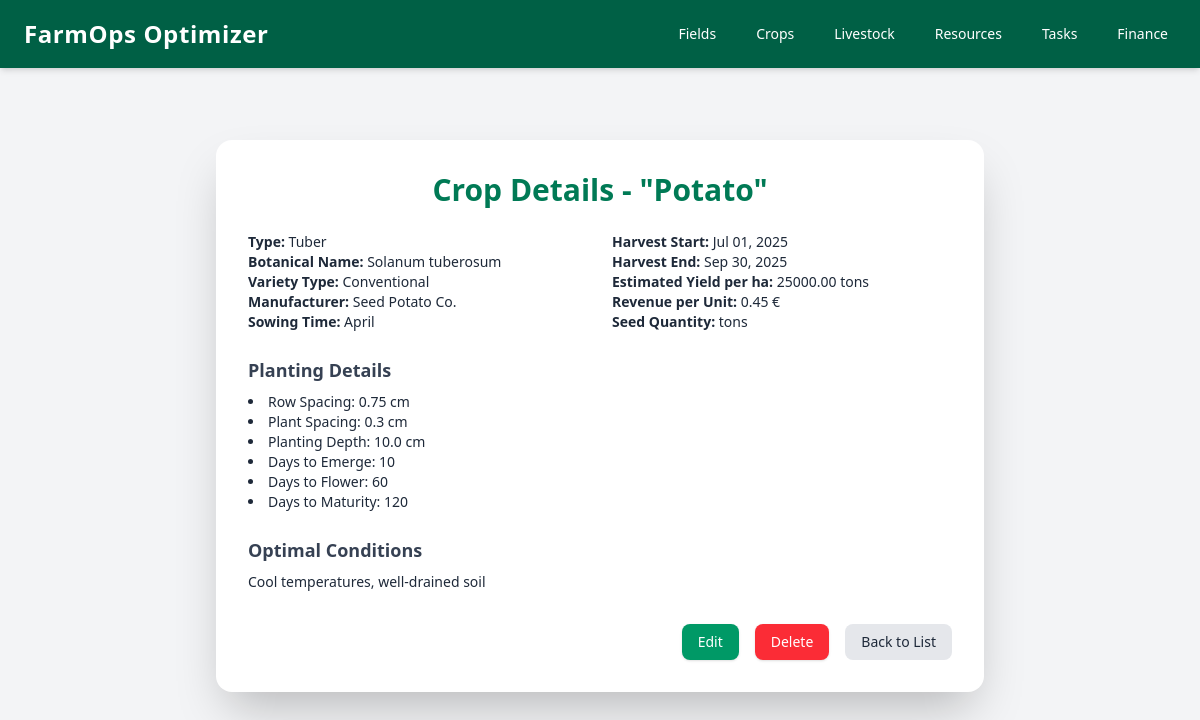
The app's page /crops/5/ with its own data.
### crops/models.py (models this page shows, shortened)
class Crop(models.Model):
    CROP_TYPES = [
        ('CEREAL', 'Cereal'),
        ('LEGUME', 'Legume'),
        ('VEGETABLE', 'Vegetable'),
        ('FRUIT', 'Fruit'),
        ('TUBER', 'Tuber'),
        ('ROOT', 'Root'),
        ('LEAFY', 'Leafy'),
        ('NUT', 'Nut'),
        ('HERB', 'Herb'),
        ('FLOWER', 'Flower'),
    ]
    SOWING_TIMES = [
        ('JANUARY', 'January'),
        ('FEBRUARY', 'February'),
        ('MARCH', 'March'),
        ('APRIL', 'April'),
        ('MAY', 'May'),
        ('JUNE', 'June'),
        ('JULY', 'July'),
        ('AUGUST', 'August'),
        ('SEPTEMBER', 'September'),
        ('OCTOBER', 'October'),
        ('NOVEMBER', 'November'),
        ('DECEMBER', 'December'),
        ('SPRING', 'Spring'),
        ('SUMMER', 'Summer'),
        ('AUTUMN', 'Autumn'),
        ('WINTER', 'Winter'),
    ]
    VARIETY_TYPES = [
        ('HYBRID', 'Hybrid'),
        ('OPEN_POLLINATED', 'Open Pollinated'),
        ('EARLY', 'Early Maturing'),
        ('LATE', 'Late Maturing'),
        ('DROUGHT_TOLERANT', 'Drought Tolerant'),
        ('DISEASE_RESISTANT', 'Disease Resistant'),
        ('HIGH_YIELD', 'High Yield'),
        ('SILAGE', 'Silage'),
        ('GRAIN', 'Grain'),
        ('FODDER', 'Fodder'),
        ('ORGANIC', 'Organic'),
        ('CONVENTIONAL', 'Conventional'),
    ]
    user = models.ForeignKey(User, on_delete=models.CASCADE, null=True)
    name = models.CharField(max_length=100)
    type = models.CharField(max_length=100, choices=CROP_TYPES)
    sowing_time = models.CharField(max_length=20, choices=SOWING_TIMES)
    harvesting_time_start = models.DateTimeField(null=True, blank=True)
    harvesting_time_end = models.DateTimeField(null=True, blank=True)
    optimal_conditions = models.TextField()
    botanical_name = models.CharField(max_length=200, blank=True, null=True)
    row_spacing = models.FloatField(null=True, blank=True)
    planting_depth = models.FloatField(null=True, blank=True)
    average_height = models.FloatField(null=True, blank=True)
    plant_spacing = models.FloatField(null=True, blank=True)
    days_to_emerge = models.IntegerField(null=True, blank=True)
    days_to_flower = models.IntegerField(null=True, blank=True)
    days_to_maturity = models.IntegerField(null=True, blank=True)
    estimated_revenue_per_harvest_unit = models.DecimalField(max_digits=10, decimal_places=2, null=True, blank=True)
    estimated_yield_per_ha = models.DecimalField(max_digits=10, decimal_places=2, null=True, blank=True)
    manufacturer = models.CharField(max_length=100, null=True, blank=True)
    variety_type = models.CharField(max_length=100, choices=VARIETY_TYPES, null=True, blank=True)

### crops/views.py (the view)
# urls.py: path('crops/<int:pk>/', views.crop_detail, name='crop_detail'),
def crop_detail(request, pk):
    crop = get_object_or_404(Crop, pk=pk)
    return render(request, 'crops/crop_detail.html', {'crop': crop})

### crops/templates/crops/crop_detail.html (shortened to what this page needs)
{% extends "base.html" %}
{% block content %}
<div class="max-w-3xl mx-auto bg-white p-8 rounded-2xl shadow-2xl mt-10 animate-fade-in">
    <h2 class="text-3xl font-extrabold text-emerald-700 mb-6 text-center">Crop Details - "{{ crop.name }}"</h2>
    <div class="grid grid-cols-1 sm:grid-cols-2 gap-6 text-gray-800 text-sm">
        <div>
            <p><strong>Type:</strong> {{ crop.get_type_display }}</p>
            <p><strong>Botanical Name:</strong> {{ crop.botanical_name }}</p>
            <p><strong>Variety Type:</strong> {{ crop.get_variety_type_display }}</p>
            <p><strong>Manufacturer:</strong> {{ crop.manufacturer }}</p>
            <p><strong>Sowing Time:</strong> {{ crop.get_sowing_time_display }}</p>
        </div>
        <div>
            <p><strong>Harvest Start:</strong> {{ crop.harvesting_time_start|date:"M d, Y" }}</p>
            <p><strong>Harvest End:</strong> {{ crop.harvesting_time_end|date:"M d, Y" }}</p>
            <p><strong>Estimated Yield per ha:</strong> {{ crop.estimated_yield_per_ha }} tons</p>
            <p><strong>Revenue per Unit:</strong> {{ crop.estimated_revenue_per_harvest_unit }} €</p>
            <p><strong>Seed Quantity:</strong> {{ crop.seed_quantity_in_tons }} tons</p>
        </div>
    </div>
    <div class="mt-6">
        <h3 class="font-semibold text-lg text-gray-700 mb-2">Planting Details</h3>
        <ul class="list-disc list-inside text-gray-800 text-sm">
            <li>Row Spacing: {{ crop.row_spacing }} cm</li>
            <li>Plant Spacing: {{ crop.plant_spacing }} cm</li>
            <li>Planting Depth: {{ crop.planting_depth }} cm</li>
            <li>Days to Emerge: {{ crop.days_to_emerge }}</li>
            <li>Days to Flower: {{ crop.days_to_flower }}</li>
            <li>Days to Maturity: {{ crop.days_to_maturity }}</li>
        </ul>
    </div>
    <div class="mt-6">
        <h3 class="font-semibold text-lg text-gray-700 mb-2">Optimal Conditions</h3>
        <p class="text-sm text-gray-800 whitespace-pre-line">{{ crop.optimal_conditions }}</p>
    </div>
    <div class="mt-8 flex justify-end gap-4">
        <a href="{% url 'crops:edit_crop' crop.id %}" class="px-4 py-2 text-sm bg-emerald-600 hover:bg-emerald-700 text-white rounded-lg shadow">
            Edit
        </a>
        <form action="{% url 'crops:delete_crop' crop.id %}" method="post" onsubmit="return confirm('Are you sure you want to delete this crop?');">
            <button type="submit" class="px-4 py-2 text-sm bg-red-500 hover:bg-red-600 text-white rounded-lg shadow">
                Delete
            </button>
        </form>
        <a href="{% url 'crops:crops' %}" class="px-4 py-2 text-sm bg-gray-200 hover:bg-gray-300 rounded-lg">
            Back to List
        </a>
    </div>
</div>
{% endblock %}

### crops/templates/crops/crop_detail.html (style rules this page uses)
.animate-fade-in { animation: fade-in 0.5s ease-out; }

### records on screen
Crop: name "Potato", type "Tuber", botanical_name "Solanum tuberosum", variety_type "Conventional", manufacturer "Seed Potato Co.", sowing_time "April", harvesting_time_start "Jul 01, 2025", harvesting_time_end "Sep 30, 2025", estimated_yield_per_ha "25000.00", estimated_revenue_per_harvest_unit "0.45", row_spacing "0.75", plant_spacing "0.3", planting_depth "10.0", days_to_emerge "10", days_to_flower "60", days_to_maturity "120", optimal_conditions "Cool temperatures, well-drained soil"
